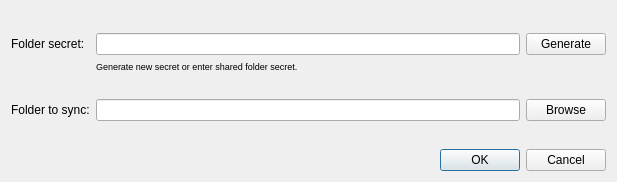
<?xml version="1.0" encoding="UTF-8"?>
<ui version="4.0">
 <class>AddFolderDialog</class>
 <widget class="QDialog" name="AddFolderDialog">
  <property name="geometry">
   <rect>
    <x>0</x>
    <y>0</y>
    <width>617</width>
    <height>182</height>
   </rect>
  </property>
  <property name="windowTitle">
   <string>Add Folder</string>
  </property>
  <layout class="QGridLayout" name="gridLayout">
   <item row="3" column="1">
    <spacer name="verticalSpacer_2">
     <property name="orientation">
      <enum>Qt::Vertical</enum>
     </property>
     <property name="sizeHint" stdset="0">
      <size>
       <width>20</width>
       <height>40</height>
      </size>
     </property>
    </spacer>
   </item>
   <item row="1" column="0">
    <widget class="QLabel" name="label">
     <property name="text">
      <string>Folder secret:</string>
     </property>
    </widget>
   </item>
   <item row="5" column="1">
    <spacer name="verticalSpacer">
     <property name="orientation">
      <enum>Qt::Vertical</enum>
     </property>
     <property name="sizeHint" stdset="0">
      <size>
       <width>20</width>
       <height>40</height>
      </size>
     </property>
    </spacer>
   </item>
   <item row="1" column="1">
    <widget class="QLineEdit" name="secretEdit"/>
   </item>
   <item row="4" column="0">
    <widget class="QLabel" name="label_2">
     <property name="text">
      <string>Folder to sync:</string>
     </property>
    </widget>
   </item>
   <item row="4" column="1">
    <widget class="QLineEdit" name="folderEdit"/>
   </item>
   <item row="0" column="1">
    <spacer name="verticalSpacer_3">
     <property name="orientation">
      <enum>Qt::Vertical</enum>
     </property>
     <property name="sizeHint" stdset="0">
      <size>
       <width>20</width>
       <height>40</height>
      </size>
     </property>
    </spacer>
   </item>
   <item row="2" column="1">
    <widget class="QLabel" name="label_3">
     <property name="font">
      <font>
       <pointsize>7</pointsize>
      </font>
     </property>
     <property name="text">
      <string>Generate new secret or enter shared folder secret.</string>
     </property>
    </widget>
   </item>
   <item row="1" column="2">
    <widget class="QPushButton" name="generateSecretButton">
     <property name="text">
      <string>Generate</string>
     </property>
    </widget>
   </item>
   <item row="4" column="2">
    <widget class="QPushButton" name="browseButton">
     <property name="text">
      <string>Browse</string>
     </property>
    </widget>
   </item>
   <item row="8" column="0" colspan="3">
    <widget class="QDialogButtonBox" name="buttonBox">
     <property name="orientation">
      <enum>Qt::Horizontal</enum>
     </property>
     <property name="standardButtons">
      <set>QDialogButtonBox::Cancel|QDialogButtonBox::Ok</set>
     </property>
    </widget>
   </item>
  </layout>
 </widget>
 <tabstops>
  <tabstop>secretEdit</tabstop>
  <tabstop>generateSecretButton</tabstop>
  <tabstop>folderEdit</tabstop>
  <tabstop>browseButton</tabstop>
  <tabstop>buttonBox</tabstop>
 </tabstops>
 <resources/>
 <connections>
  <connection>
   <sender>buttonBox</sender>
   <signal>accepted()</signal>
   <receiver>AddFolderDialog</receiver>
   <slot>accept()</slot>
   <hints>
    <hint type="sourcelabel">
     <x>248</x>
     <y>254</y>
    </hint>
    <hint type="destinationlabel">
     <x>157</x>
     <y>274</y>
    </hint>
   </hints>
  </connection>
  <connection>
   <sender>buttonBox</sender>
   <signal>rejected()</signal>
   <receiver>AddFolderDialog</receiver>
   <slot>reject()</slot>
   <hints>
    <hint type="sourcelabel">
     <x>316</x>
     <y>260</y>
    </hint>
    <hint type="destinationlabel">
     <x>286</x>
     <y>274</y>
    </hint>
   </hints>
  </connection>
 </connections>
</ui>
